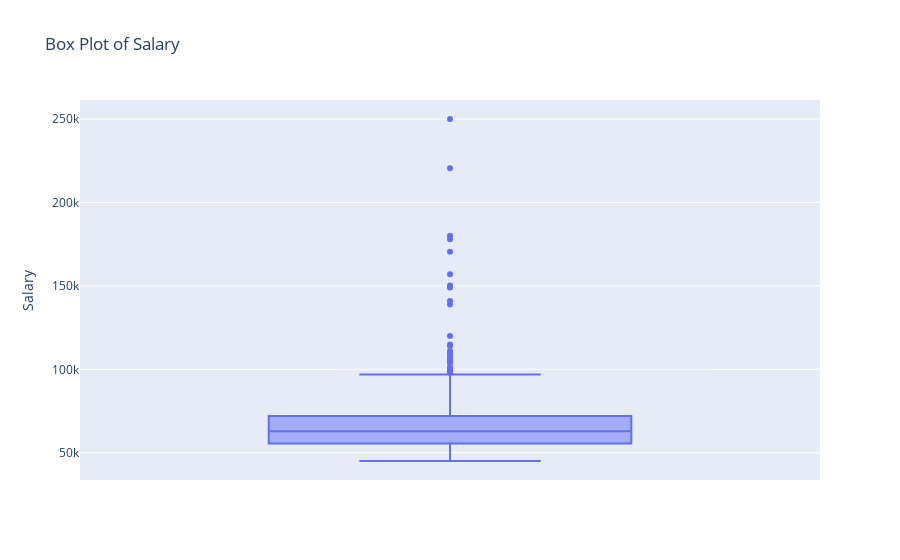

Notebook source saved alongside this figure:
### Markdown cell above
This indicates that most employees, regardless of gender, have salaries in the lower range of the dataset, with the highest concentration of employees earning between $50k and $60k approximately

There seems to be a significant representation of both genders in the lower salary ranges!

### Code cell
# using 'Salary' as the continuous variable, a box plot
# lets me see overall gender distribution within the company, particularly in relation to salary
fig1 = px.box(df, y='Salary', title='Box Plot of Salary')
fig1.show()

### Figure 1 — Plotly figure (JSON) as saved in the notebook; plotly's stock layout.template omitted (floating-point values rounded to 4 significant figures; data arrays with more than 128 entries replaced by an {"elided": "..."} marker saying what was removed)
{"data": [{"alignmentgroup": "True", "hovertemplate": "Salary=%{y}<extra></extra>", "legendgroup": "", "marker": {"color": "#636efa"}, "name": "", "notched": false, "offsetgroup": "", "orientation": "v", "showlegend": false, "type": "box", "x0": " ", "xaxis": "x", "y": {"elided": "311 int values"}, "y0": " ", "yaxis": "y"}], "layout": {"boxmode": "group", "legend": {"tracegroupgap": 0}, "title": {"text": "Box Plot of Salary"}, "xaxis": {"anchor": "y", "domain": [0, 1]}, "yaxis": {"anchor": "x", "domain": [0, 1], "title": {"text": "Salary"}}}}
